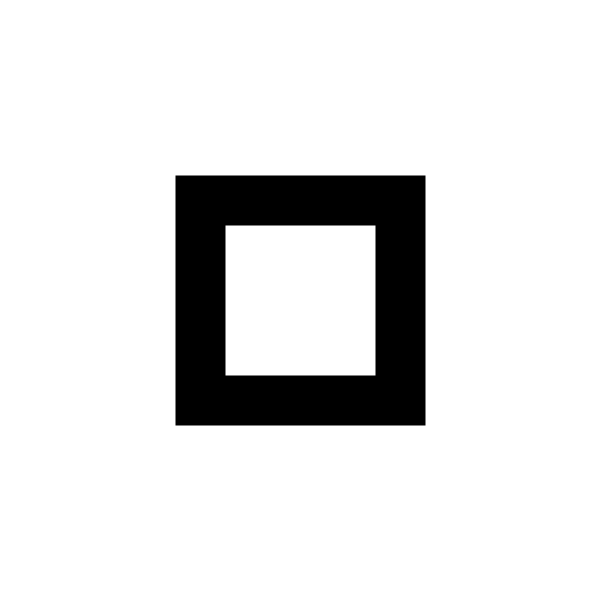
Frame 1 (no input)
Frame 60 (the mouse pressed at the canvas centre just before this capture): identical to frame 1, image omitted
Frame 120 (the mouse held since frame 60 and released just before this capture): identical to frame 1, image omitted

The Processing sketch that drew this single still picture (run headless with seeded random() and noise(); from frame 60 on, the mouse is pressed at the canvas centre):

// Processing sketch: homework_0
// ── homework_0.pde
void setup() {
  size(600, 600);
}
void draw() {
  background(255);
  strokeWeight(50);
  rect(200, 200, 200, 200);
}
